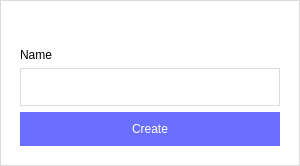
<?xml version="1.0" encoding="UTF-8"?>
<ui version="4.0">
 <class>CreateIODialog</class>
 <widget class="QDialog" name="CreateIODialog">
  <property name="geometry">
   <rect>
    <x>0</x>
    <y>0</y>
    <width>300</width>
    <height>160</height>
   </rect>
  </property>
  <property name="maximumSize">
   <size>
    <width>300</width>
    <height>160</height>
   </size>
  </property>
  <property name="windowTitle">
   <string/>
  </property>
  <property name="styleSheet">
   <string notr="true">QDialog {
	background-color: #fff;
	border: 1px solid #DBDBDB;
}

QLabel {
	color: #000;
}

QPushButton {
	background-color: #6A6FFF;
	color: #fff;
	border: none;
	padding: 10px;
}

QLineEdit {
	background-color: #fff;
	border: 1px solid #DBDBDB;
	padding: 10px;
}</string>
  </property>
  <layout class="QVBoxLayout" name="verticalLayout">
   <item>
    <widget class="QWidget" name="widget" native="true">
     <layout class="QVBoxLayout" name="verticalLayout_2">
      <item>
       <widget class="QLabel" name="title">
        <property name="font">
         <font>
          <family>Open Sans</family>
          <pointsize>12</pointsize>
          <weight>75</weight>
          <bold>true</bold>
         </font>
        </property>
        <property name="text">
         <string/>
        </property>
        <property name="alignment">
         <set>Qt::AlignCenter</set>
        </property>
       </widget>
      </item>
      <item>
       <widget class="QLabel" name="label_2">
        <property name="text">
         <string>Name</string>
        </property>
       </widget>
      </item>
      <item>
       <widget class="QLineEdit" name="name"/>
      </item>
      <item>
       <widget class="QPushButton" name="create">
        <property name="text">
         <string>Create</string>
        </property>
       </widget>
      </item>
     </layout>
    </widget>
   </item>
  </layout>
 </widget>
 <resources/>
 <connections/>
</ui>
